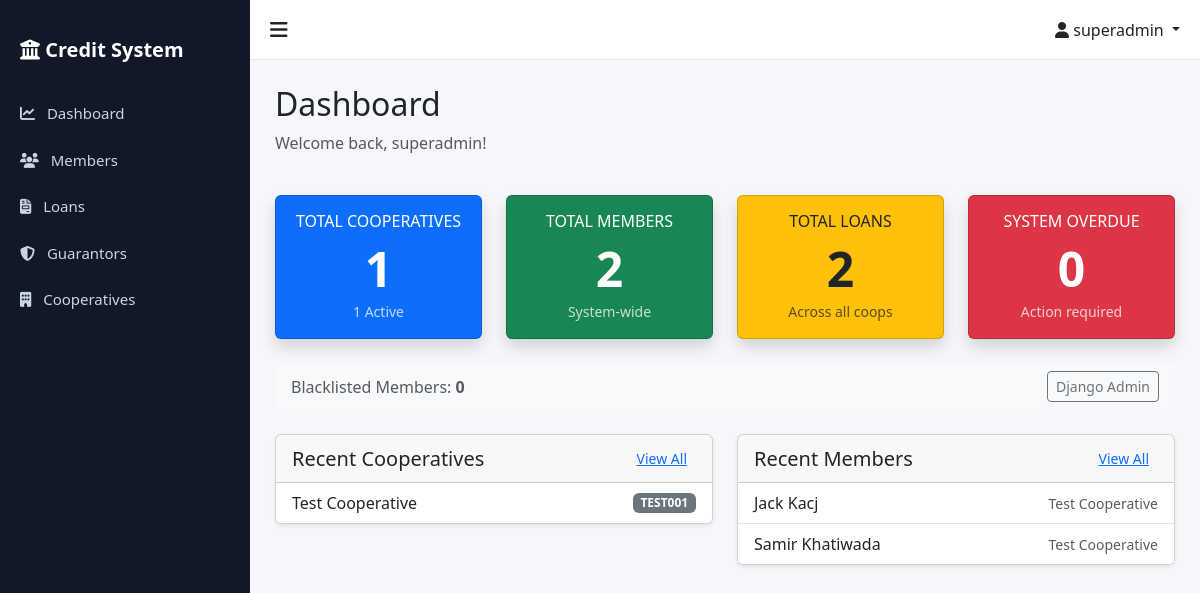
The page /accounts/dashboard/ (signed in) on the database as committed earlier.
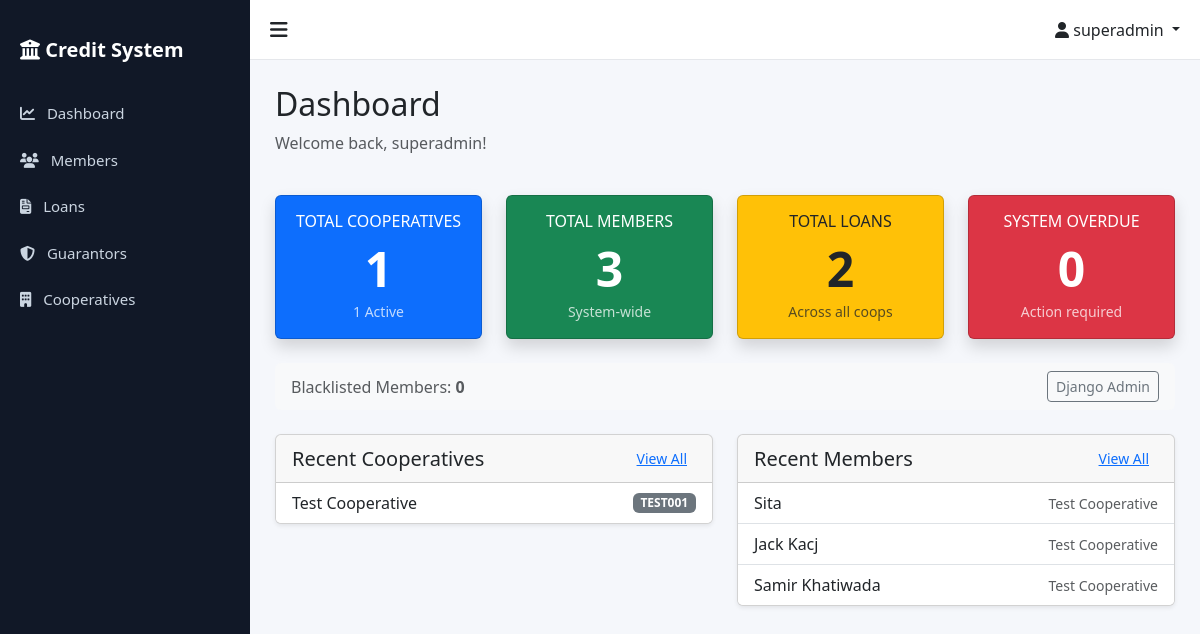
The same page on the database as committed later.
### cooperatives/models.py (models this page shows, shortened)
class Cooperative(models.Model):
    STATUS_CHOICES = (
        ('active', 'Active'),
        ('inactive', 'Inactive'),
    )
    name = models.CharField(max_length=255)
    code = models.CharField(max_length=50, unique=True)
    address = models.TextField()
    contact = models.CharField(max_length=255)  # Can contain phone/email
    status = models.CharField(max_length=20, choices=STATUS_CHOICES, default='active')
    created_at = models.DateTimeField(auto_now_add=True)
    updated_at = models.DateTimeField(auto_now=True)
    class Meta:
        ordering = ['-created_at']
        verbose_name_plural = 'Cooperatives'

### members/models.py (models this page shows, shortened)
class Member(models.Model):
    full_name = models.CharField(max_length=255)
    citizenship_number = models.CharField(max_length=50, unique=True)
    unique_system_id = models.CharField(max_length=20, unique=True, editable=False)
    address = models.TextField()
    phone = models.CharField(max_length=20)
    blacklist_status = models.BooleanField(default=False)
    cooperative = models.ForeignKey(
        'cooperatives.Cooperative',
        on_delete=models.CASCADE,
        related_name='members'
    )
    created_at = models.DateTimeField(auto_now_add=True)
    updated_at = models.DateTimeField(auto_now=True)
    class Meta:
        ordering = ['-created_at']
        indexes = [
            models.Index(fields=['citizenship_number']),
            models.Index(fields=['unique_system_id']),
            models.Index(fields=['blacklist_status']),
        ]

### accounts/views.py (the view, shortened to what this page needs)
# urls.py: path('dashboard/', views.DashboardView.as_view(), name='dashboard'),
class DashboardView(LoginRequiredMixin, TemplateView):
    template_name = 'accounts/dashboard.html'
    def get_context_data(self, **kwargs):
        context = super().get_context_data(**kwargs)
        user = self.request.user
        if user.is_superadmin():
            context['total_cooperatives'] = Cooperative.objects.count()
            context['active_cooperatives'] = Cooperative.objects.filter(status='active').count()
            context['total_members'] = Member.objects.count()
            context['blacklisted_members'] = Member.objects.filter(blacklist_status=True).count()
            context['total_guarantors'] = Guarantor.objects.count()
            context['total_loans'] = Loan.objects.count()
            context['system_overdue_loans'] = Loan.objects.filter(status='Overdue').count()
            context['recent_members'] = Member.objects.all().order_by('-created_at')[:5]
            context['recent_cooperatives'] = Cooperative.objects.all().order_by('-created_at')[:5]
        return context

### accounts/models.py (called while the page is built)
    def is_superadmin(self):
        return self.role == 'superadmin'

### templates/accounts/dashboard.html (shortened to what this page needs)
{% extends 'base.html' %}
{% block content %}
<div class="row mb-4">
    <div class="col">
        <h2>Dashboard</h2>
        <p class="text-muted">Welcome back, {{ user.full_name|default:user.username }}!</p>
    </div>
</div>
{% if user.is_superadmin %}
<div class="row mb-4">
    <div class="col-md-3">
        <div class="card bg-primary text-white shadow">
            <div class="card-body text-center">
                <h6 class="card-title text-uppercase mb-2">Total Cooperatives</h6>
                <h2 class="display-5 fw-bold mb-1">{{ total_cooperatives }}</h2>
                <p class="mb-0 small opacity-75">{{ active_cooperatives }} Active</p>
            </div>
        </div>
    </div>
    <div class="col-md-3">
        <div class="card bg-success text-white shadow">
            <div class="card-body text-center">
                <h6 class="card-title text-uppercase mb-2">Total Members</h6>
                <h2 class="display-5 fw-bold mb-1">{{ total_members }}</h2>
                <p class="mb-0 small opacity-75">System-wide</p>
            </div>
        </div>
    </div>
    <div class="col-md-3">
        <div class="card bg-warning text-dark shadow">
            <div class="card-body text-center">
                <h6 class="card-title text-uppercase mb-2">Total Loans</h6>
                <h2 class="display-5 fw-bold mb-1">{{ total_loans }}</h2>
                <p class="mb-0 small opacity-75">Across all coops</p>
            </div>
        </div>
    </div>
    <div class="col-md-3">
        <div class="card bg-danger text-white shadow">
            <div class="card-body text-center">
                <h6 class="card-title text-uppercase mb-2">System Overdue</h6>
                <h2 class="display-5 fw-bold mb-1">{{ system_overdue_loans }}</h2>
                <p class="mb-0 small opacity-75">Action required</p>
            </div>
        </div>
    </div>
</div>
<div class="row mb-4">
    <div class="col-md-12">
        <div class="card border-0 bg-light">
            <div class="card-body d-flex justify-content-between align-items-center py-2">
                <span class="text-muted"> Blacklisted Members: <strong>{{ blacklisted_members }}</strong></span>
                <a href="/admin/" class="btn btn-outline-secondary btn-sm"> Django Admin</a>
            </div>
        </div>
    </div>
</div>
<div class="row">
    <div class="col-md-6">
        <div class="card shadow-sm mb-4">
            <div class="card-header d-flex justify-content-between align-items-center">
                <h5 class="mb-0">Recent Cooperatives</h5>
                <a href="{% url 'cooperatives:list' %}" class="btn btn-sm btn-link">View All</a>
            </div>
            <ul class="list-group list-group-flush">
                {% for coop in recent_cooperatives %}
                <li class="list-group-item d-flex justify-content-between align-items-center">
                    {{ coop.name }}
                    <span class="badge bg-secondary">{{ coop.code }}</span>
                </li>
                {% empty %}
                <li class="list-group-item text-center">No cooperatives yet.</li>
                {% endfor %}
            </ul>
        </div>
    </div>
    <div class="col-md-6">
        <div class="card shadow-sm mb-4">
            <div class="card-header d-flex justify-content-between align-items-center">
                <h5 class="mb-0">Recent Members</h5>
                <a href="{% url 'members:member_list' %}" class="btn btn-sm btn-link">View All</a>
            </div>
            <ul class="list-group list-group-flush">
                {% for member in recent_members %}
                <li class="list-group-item d-flex justify-content-between align-items-center">
                    {{ member.full_name }}
                    <small class="text-muted">{{ member.cooperative.name }}</small>
                </li>
                {% empty %}
                <li class="list-group-item text-center">No members yet.</li>
                {% endfor %}
            </ul>
        </div>
    </div>
</div>
{% endif %}
{% endblock %}

Rows that differ between the two databases and show on the page:
added Member: full_name "Sita", cooperative.name "Test Cooperative"
Other text that changed with them:
{{ total_members }}: "2" → "3"
